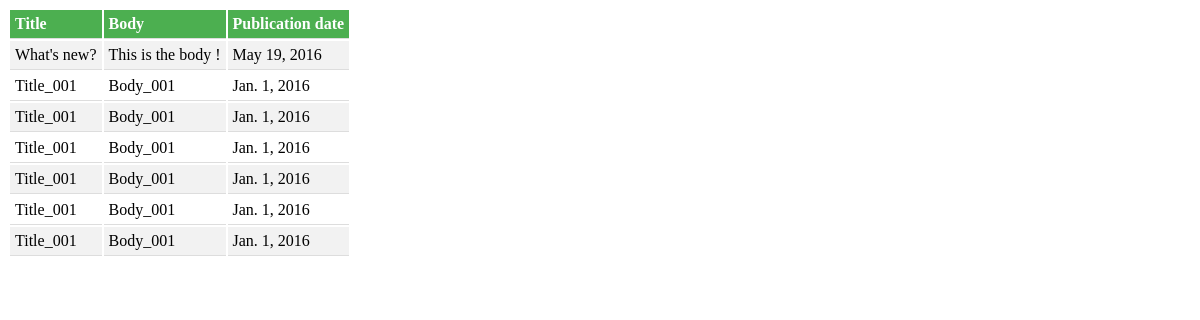
The page /api/news on the database its author committed.
### api/models.py (models this page shows, shortened)
class New(models.Model):
    title = models.CharField(max_length=200)
    body = models.CharField(max_length=2000)
    pub_date = models.DateField('date published')

### api/views.py (the view)
def news(request):
    latest = 10
    news_recent = New.objects.order_by('-pub_date')[:latest]
    template = loader.get_template('news.html')
    context = {
        'news': news_recent,
    }
    return HttpResponse(template.render(context, request))

### api/templates/news.html (shortened to what this page needs)
{% load staticfiles %}
<link rel="stylesheet" type="text/css" href="{% static 'api/style.css' %}" />
{% if news %}
    <table>
        <tr>
            <th>Title</th>
            <th>Body</th>
            <th>Publication date</th>
        </tr>
        {% for new in news %}
            <tr>
                <td>{{ new.title }}</td>
                <td>{{ new.body }}</td>
                <td>{{ new.pub_date }}</td>
            </tr>
        {% endfor %}
    </table>
{% else %}
    <p>No recent news !</p>
{% endif %}

### api/static/api/style.css (style rules this page uses)
th { background-color: #4CAF50; color: white; }
th, td { padding: 5px; text-align: left; border-bottom: 1px solid #ddd; }
tr:nth-child(even) { background-color: #f2f2f2 }

### rows shown on the page
New: title "What's new?", body "This is the body !", pub_date "May 19, 2016"
New: title "Title_001", body "Body_001", pub_date "Jan. 1, 2016"
New: title "Title_001", body "Body_001", pub_date "Jan. 1, 2016"
New: title "Title_001", body "Body_001", pub_date "Jan. 1, 2016"
New: title "Title_001", body "Body_001", pub_date "Jan. 1, 2016"
New: title "Title_001", body "Body_001", pub_date "Jan. 1, 2016"
New: title "Title_001", body "Body_001", pub_date "Jan. 1, 2016"
